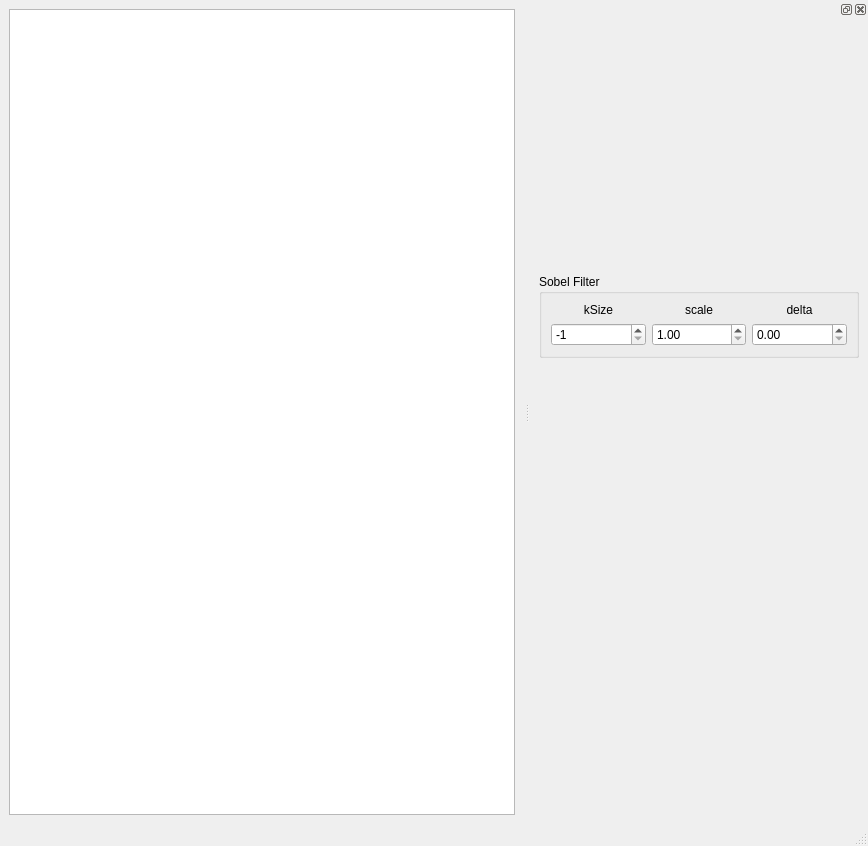
<?xml version="1.0" encoding="UTF-8"?>
<ui version="4.0">
 <class>MainWindow</class>
 <widget class="QMainWindow" name="MainWindow">
  <property name="geometry">
   <rect>
    <x>0</x>
    <y>0</y>
    <width>868</width>
    <height>846</height>
   </rect>
  </property>
  <property name="windowTitle">
   <string>MainWindow</string>
  </property>
  <widget class="QWidget" name="centralwidget">
   <layout class="QGridLayout" name="gridLayout_5">
    <item row="0" column="0">
     <widget class="QTextEdit" name="textEdit"/>
    </item>
   </layout>
  </widget>
  <widget class="QMenuBar" name="menubar">
   <property name="geometry">
    <rect>
     <x>0</x>
     <y>0</y>
     <width>868</width>
     <height>26</height>
    </rect>
   </property>
  </widget>
  <widget class="QStatusBar" name="statusbar"/>
  <widget class="QDockWidget" name="dockWidget">
   <attribute name="dockWidgetArea">
    <number>2</number>
   </attribute>
   <widget class="QWidget" name="controlDockWidget">
    <layout class="QGridLayout" name="gridLayout_2">
     <item row="0" column="0">
      <widget class="QLabel" name="controlDockLabel">
       <property name="minimumSize">
        <size>
         <width>320</width>
         <height>240</height>
        </size>
       </property>
       <property name="text">
        <string/>
       </property>
      </widget>
     </item>
     <item row="1" column="0">
      <widget class="QGroupBox" name="sobelGroupBox">
       <property name="enabled">
        <bool>true</bool>
       </property>
       <property name="autoFillBackground">
        <bool>false</bool>
       </property>
       <property name="title">
        <string>Sobel Filter</string>
       </property>
       <layout class="QGridLayout" name="gridLayout">
        <item row="2" column="4">
         <widget class="QDoubleSpinBox" name="deltaSpinBox">
          <property name="maximum">
           <double>12.000000000000000</double>
          </property>
         </widget>
        </item>
        <item row="2" column="3">
         <widget class="QDoubleSpinBox" name="scaleSpinBox">
          <property name="minimum">
           <double>1.000000000000000</double>
          </property>
          <property name="maximum">
           <double>11.000000000000000</double>
          </property>
         </widget>
        </item>
        <item row="2" column="2">
         <widget class="QSpinBox" name="kSizeSpinBox">
          <property name="minimum">
           <number>-1</number>
          </property>
          <property name="maximum">
           <number>29</number>
          </property>
          <property name="singleStep">
           <number>2</number>
          </property>
          <property name="value">
           <number>-1</number>
          </property>
         </widget>
        </item>
        <item row="1" column="4">
         <widget class="QLabel" name="deltaLabel">
          <property name="sizePolicy">
           <sizepolicy hsizetype="Preferred" vsizetype="Preferred">
            <horstretch>1</horstretch>
            <verstretch>0</verstretch>
           </sizepolicy>
          </property>
          <property name="text">
           <string>delta</string>
          </property>
          <property name="alignment">
           <set>Qt::AlignCenter</set>
          </property>
         </widget>
        </item>
        <item row="1" column="3">
         <widget class="QLabel" name="ScaleLabel">
          <property name="sizePolicy">
           <sizepolicy hsizetype="Preferred" vsizetype="Preferred">
            <horstretch>1</horstretch>
            <verstretch>0</verstretch>
           </sizepolicy>
          </property>
          <property name="text">
           <string>scale</string>
          </property>
          <property name="alignment">
           <set>Qt::AlignCenter</set>
          </property>
         </widget>
        </item>
        <item row="1" column="2">
         <widget class="QLabel" name="KSizeLabel">
          <property name="sizePolicy">
           <sizepolicy hsizetype="Preferred" vsizetype="Preferred">
            <horstretch>1</horstretch>
            <verstretch>0</verstretch>
           </sizepolicy>
          </property>
          <property name="text">
           <string>kSize</string>
          </property>
          <property name="alignment">
           <set>Qt::AlignCenter</set>
          </property>
         </widget>
        </item>
       </layout>
      </widget>
     </item>
     <item row="2" column="0">
      <spacer name="verticalSpacer">
       <property name="orientation">
        <enum>Qt::Vertical</enum>
       </property>
       <property name="sizeHint" stdset="0">
        <size>
         <width>17</width>
         <height>153</height>
        </size>
       </property>
      </spacer>
     </item>
    </layout>
   </widget>
  </widget>
 </widget>
 <resources/>
 <connections/>
</ui>
